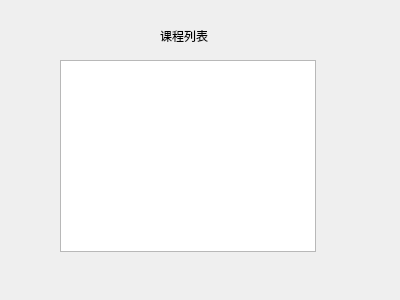
<?xml version="1.0" encoding="UTF-8"?>
<ui version="4.0">
 <class>EnterClass</class>
 <widget class="QWidget" name="EnterClass">
  <property name="geometry">
   <rect>
    <x>0</x>
    <y>0</y>
    <width>400</width>
    <height>300</height>
   </rect>
  </property>
  <property name="windowTitle">
   <string>Form</string>
  </property>
  <widget class="QLabel" name="label">
   <property name="geometry">
    <rect>
     <x>160</x>
     <y>30</y>
     <width>54</width>
     <height>12</height>
    </rect>
   </property>
   <property name="text">
    <string>课程列表</string>
   </property>
  </widget>
  <widget class="QListWidget" name="ClassListWidget">
   <property name="geometry">
    <rect>
     <x>60</x>
     <y>60</y>
     <width>256</width>
     <height>192</height>
    </rect>
   </property>
  </widget>
 </widget>
 <resources/>
 <connections/>
</ui>
